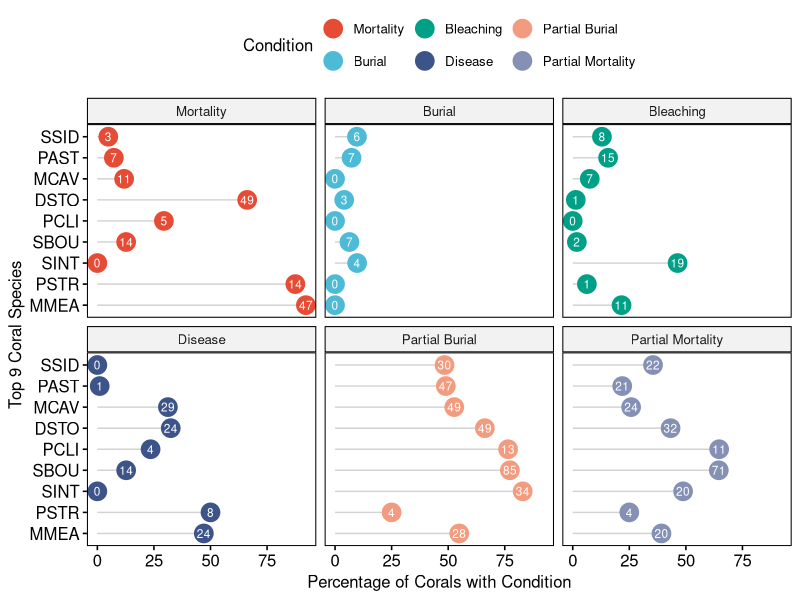
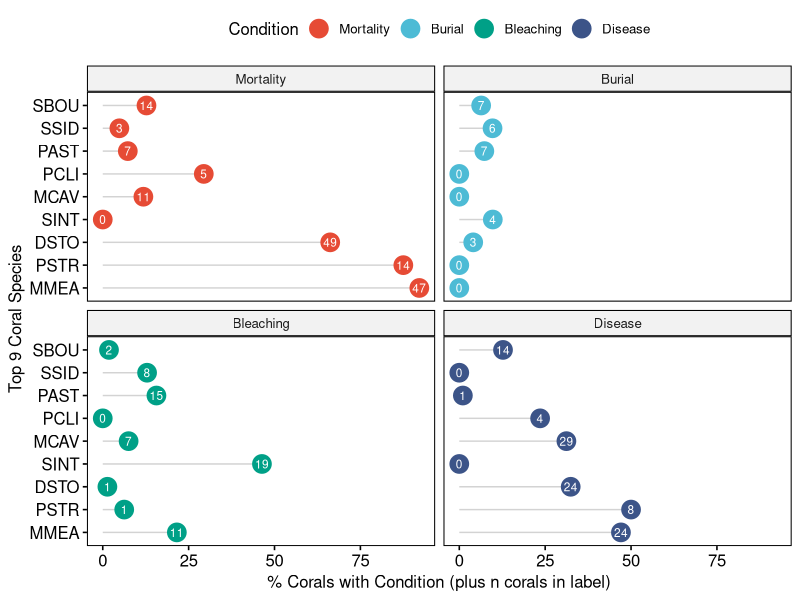
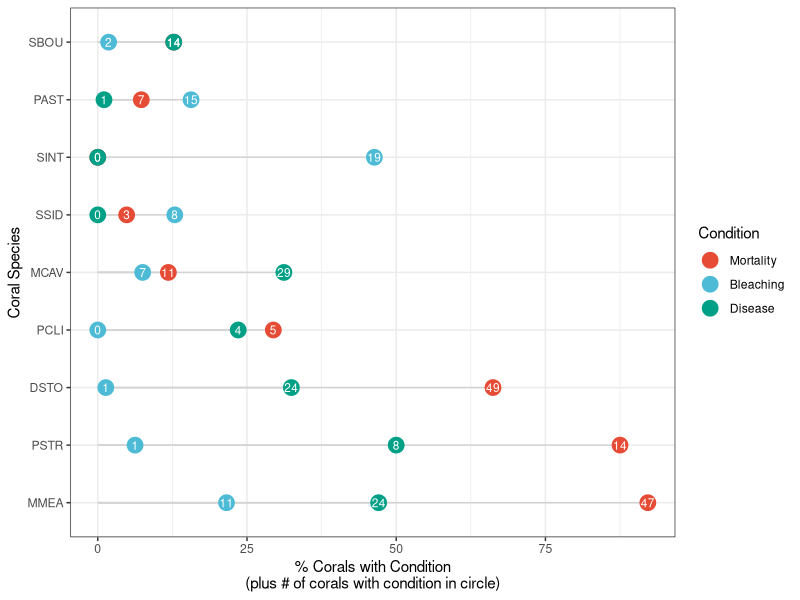
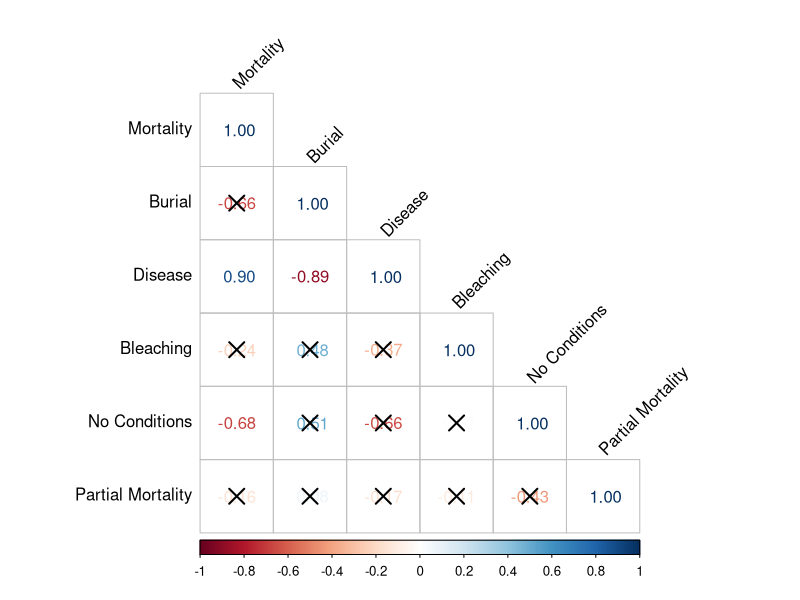

Write R code to recreate these figures, in order. (Note: this script raises an error after producing the figures.)
## ---- chunk 1
rm(list = ls())
knitr::opts_chunk$set(echo = TRUE, error = FALSE)
## ---- chunk 2
#Load Packages
library(knitr)
library(survival)
library(coda)
library(survminer)
library(dplyr)
library(ggplot2)
library(car)
library(tidyverse)
library(kableExtra)
library(ggpubr)
library(ggrepel)
library(patchwork)
library("ggsci")
library("gridExtra")
library(rstatix)
theme_bw()
## ---- chunk 3
#Load Data
df=read.csv("9sp_corr.csv") #time by months; excludes missing corals
df %>% mutate_if(is.character, factor) 
df$Species <- factor(df$Species, levels = c("MMEA", "DSTR", "DSTO", "DCLI", "MCAV", "SSID", "SINT", "PAST", "SBOU"))

#Recode Factors
df$Condition<-recode_factor(df$Condition, "Normal"="No Conditions")
df$Condition<-recode_factor(df$Condition, "Buried"="Burial")
df$Species<-recode_factor(df$Species, "DCLI"="PCLI")
df$Species<-recode_factor(df$Species, "DSTR"="PSTR")

df$Condition <- factor(df$Condition, levels = c("Mortality", "Burial", "Bleaching", "Disease", "Partial Burial", "Partial Mortality", "No Conditions"))
## ---- chunk 4
df %>% filter(Condition %in% c("Bleaching","Disease","Burial", "Partial Burial","Partial Mortality","Mortality")) %>%
  mutate(prop = Value/Total.Individuals*100) %>%
  ggdotchart(x="Species", y = "prop",
             color = "Condition",
             rotate = TRUE,
             add = "segments",
             dot.size = 6,
             label = "Value",
             repel = FALSE,
             xlab = "Top 9 Coral Species",
             ylab = "Percentage of Corals with Condition",
             font.label = list(color = "white", size = 9, vjust = 0.5),
             facet.by = "Condition",
             palette = get_palette("npg", 6)
             )
## ---- chunk 5
Figure_7=df %>% filter(Condition %in% c("Bleaching","Disease","Burial","Mortality")) %>%
  mutate(prop = Value/Total.Individuals*100) %>%
  ggdotchart(x="Species", y = "prop",
             color = "Condition",
             rotate = TRUE,
             add = "segments",
             dot.size = 6,
             label = "Value",
             repel = FALSE,
             xlab = "Top 9 Coral Species",
             ylab = "% Corals with Condition (plus n corals in label)",
             font.label = list(color = "white", size = 9, vjust = 0.5),
             facet.by = "Condition",
             palette = get_palette("npg", 4))
Figure_7

#Save as JPG
ggsave("Figure_7.jpg", plot=Figure_7, width = 7, height = 5)
## ---- chunk 6
sp_cond_dot <- df %>% filter(Condition %in% c("Bleaching","Disease","Buried","Mortality")) %>%
  mutate(prop = Value/Total.Individuals*100) %>%
  ggdotchart(x="Species", y = "prop",
             color = "Condition",
             rotate = TRUE,
             add = "segments",
             dot.size = 5,
             label = "Value",
             repel = FALSE,
             xlab = "Coral Species",
             sorting = c("none"),
             ylab = "% Corals with Condition\n (plus # of corals with condition in circle) ",
             font.label = list(color = "white", size = 9, vjust = 0.5),
             palette = get_palette("npg", 4),
             order = c("MMEA", "PSTR", "DSTO", "PCLI", "MCAV", "SSID", "SINT", "PAST", "SBOU")
             ) + theme_bw()
sp_cond_dot
ggsave("species_condition_dotchart.jpeg")
## ---- chunk 7
library(reshape2)
df_w <- dcast(df, Species ~ Condition, value.var="Percentage")
df_w
## ---- chunk 8
#Select 
df_corr <- df_w %>% dplyr::select(Mortality, Burial, Disease, Bleaching, "No Conditions", "Partial Mortality")
res <- cor(df_corr)
round(res,2)
## ---- chunk 9
library(Hmisc)
cor.mat <- rcorr(as.matrix(df_corr))
cor.mat
cor3<- cor_plot(cor.mat,
  method = "number",
  type = "lower",
  significant.level = 0.05,
  insignificant = "cross"
)

cor3
ggsave("Figure_8.jpg", plot=cor3, width = 7, height = 5)
## ---- chunk 10
#Select 
df_corr2 <- df_w %>% dplyr::select(Mortality, Burial, Disease, Bleaching)
res <- cor(df_corr2)
round(res,2)
## ---- chunk 11
library(Hmisc)
cor.mat2 <- rcorr(as.matrix(df_corr2))
cor.mat2
cor2 <- cor_plot(cor.mat2,
  method = "number",
  type = "lower",
  significant.level = 0.05,
  insignificant = "cross"
)

cor2

ggsave("Corr_Plot.jpg", plot=cor2, width = 7, height = 5)
## ---- chunk 12

## ---- chunk 13
mxd_scatter <- ggscatter(df_w, y = "Mortality", x = "Disease", color = "Mortality",
       add = "reg.line",
       conf.int = TRUE,
       label = "Species",
       repel = TRUE,
       add.params = list(color = "grey",
                         fill = "lightgray")
       ) + stat_cor() + theme_bw() + gradient_color(c("blue", "red"))
mxd_scatter
ggsave("mortality_disease_scatter.jpg")
